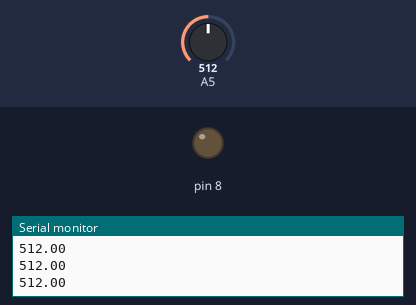
Bench run of a sketch on a simulated Arduino Uno, built with avr-gcc and run on an emulated ATmega328P. Parts: output pins drawn as LEDs (lit = HIGH), the last lines printed to the serial monitor. The inputs (shaded band) are chosen by the test bench; at power-on: A5 = 512.

Above: at 1.2 s.
1.3 s: A5 set to 107
2.8 s: A5 set to 94
At 3.7 s:
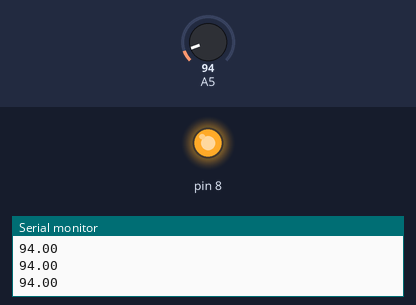
4.3 s: A5 set to 110
At 5.1 s:
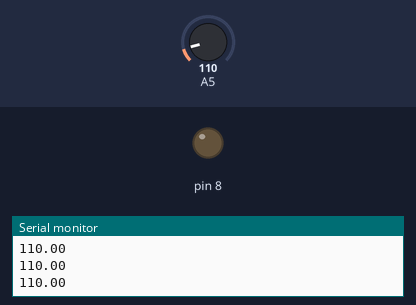
5.9 s: A5 set to 90
At 6.4 s:
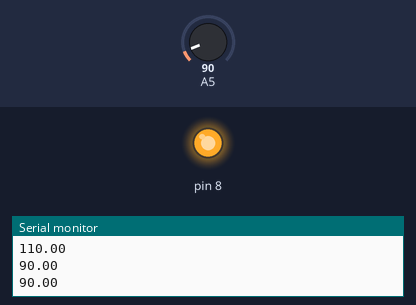
Timing chart, 0 to 8.5 s (numbered marks = the images above; inputs shaded):
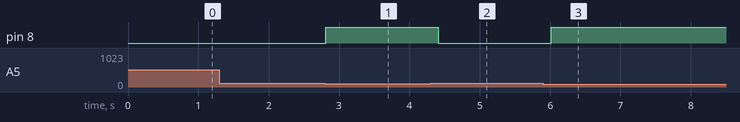

The sketch:

fotoresistor.ino
```cpp
int odczytanaWartosc = 0;//Odczytana wartość z ADC

float napiecie = 0;//Wartość przeliczona na napięcie w V

void setup() {

  Serial.begin(9600);//Uruchomienie komunikacji przez USART
  pinMode(8, OUTPUT);

}

void loop() {

  odczytanaWartosc = analogRead(A5);//Odczytujemy wartość napięcia

  napiecie = odczytanaWartosc; //Przeliczenie wartości na napięcie

  Serial.println(napiecie);//Wysyłamy zmierzone napięcie
  if (napiecie < 100) {

     digitalWrite(8, HIGH);//Włączenie diody

  } else {

     digitalWrite(8, LOW);//Wyłączenie diody

  }

  delay(200);//Czekamy, aby wygodniej odczytywać wyniki

}
```

Measured:
- the behaviour switches between 100 and 99 on A5 (found by bisection; images 0 and 1)
- after the input at 2.8 s, pin 8: LOW → HIGH at once
- after the input at 4.3 s, pin 8: HIGH → LOW after 0.11 s
- after the input at 5.9 s, pin 8: LOW → HIGH after 0.12 s
